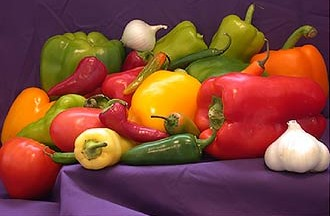
//> input picture Problem Statement/PS1/1506626072472.jpg, 330 x 216 px
$ ./Problem1p2   (built with g++ and OpenCV 4)
//> lines starting //> are read from the running program, lines starting //| are printed output that depends on the picture
#include "opencv2/highgui/highgui.hpp"
#include "opencv2/imgproc/imgproc.hpp"
#include <iostream>
#include <stdio.h>
#include <limits.h>

using namespace std;
using namespace cv;


int main()
{
	srand(time(NULL));
	int i,j,k,l,c=1,a[9],d,min,b[9],e,temp,min1;
	Mat img=imread("1506626072472.jpg", 1 );
//> img is the input picture: 216 rows x 330 cols, CV_8UC3; mean B, G, R 56, 71.7, 129.5
	Mat img1=img.clone();
	Mat img2(img.rows,img.cols,CV_8UC3,Scalar(0,0,0));
	Mat img3(img.rows/3,img.cols/3,CV_8UC3,Scalar(0,0,0));
	Mat img4(img.rows,img.cols,CV_8UC3,Scalar(0,0,0));

	for(l=0;l<9;l++)
		{
			a[l]=0;
		}

	for(i=0;i<img.rows/3;i++)
	{
		for(j=0;j<img.cols/3;j++)
		{
			img2.at<Vec3b>(i,j)[0]=img1.at<Vec3b>(i,j)[0];
			img2.at<Vec3b>(i,j)[1]=img1.at<Vec3b>(i,j)[1];
			img2.at<Vec3b>(i,j)[2]=img1.at<Vec3b>(i,j)[2];
			img4.at<Vec3b>(i,j)[0]=img1.at<Vec3b>(i,j)[0];
			img4.at<Vec3b>(i,j)[1]=img1.at<Vec3b>(i,j)[1];
			img4.at<Vec3b>(i,j)[2]=img1.at<Vec3b>(i,j)[2];
		}
	}
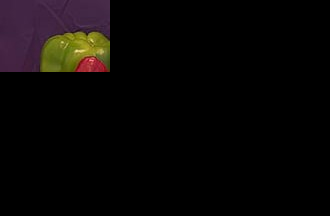
//> img2: 216 rows x 330 cols, CV_8UC3; mean B, G, R 6.1, 6.6, 9.3

	a[0]=1;
	while(1)
	{
		k=rand()%9;
		if(a[k]!=1)
		{
			a[k]=1;
			for(i=0;i<img.rows/3;i++)
			{
				for(j=0;j<img.cols/3;j++)
				{
					img2.at<Vec3b>(((c/3)*img.rows/3)+i,((c%3)*img.cols/3)+j)[0]=img1.at<Vec3b>(((k/3)*img.rows/3)+i,((k%3)*img.cols/3)+j)[0];
					img2.at<Vec3b>(((c/3)*img.rows/3)+i,((c%3)*img.cols/3)+j)[1]=img1.at<Vec3b>(((k/3)*img.rows/3)+i,((k%3)*img.cols/3)+j)[1];
					img2.at<Vec3b>(((c/3)*img.rows/3)+i,((c%3)*img.cols/3)+j)[2]=img1.at<Vec3b>(((k/3)*img.rows/3)+i,((k%3)*img.cols/3)+j)[2];
				}
			}
			c++;
		}
		if(c==9)
		{
			break;
		}
	}
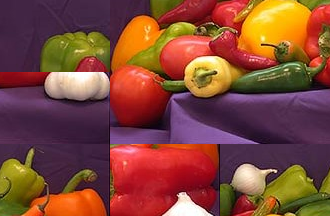
//> img2: 216 rows x 330 cols, CV_8UC3; mean B, G, R 56, 71.7, 129.5
//> after the loop, c = 9

	c=0;
	while(1)
	{
		for(k=1;k<9;k++)
		{
			d=0;e=0;
			for(i=0;i<img.rows/3;i++)
			{
				for(l=0;l<4;l++)
				{
					d+=abs((img4.at<Vec3b>((c/3)*img.rows/3+i,((c+1)%3)*img.cols/3-1)[l])-(img2.at<Vec3b>((k/3)*img.rows/3+i,(k%3)*img.cols/3)[l]));
				}
			}
			a[k]=d;
			for(j=0;j<img.cols/3;j++)
			{
				for(l=0;l<4;l++)
				{
					e+=abs((img4.at<Vec3b>((c/3+1)*img.rows/3-1,((c)%3)*img.cols/3+j)[l])-(img2.at<Vec3b>((k/3)*img.rows/3,(k%3)*img.cols/3+j)[l]));
				}
			}
			b[k]=e;
		}

		min=10000;min1=10000;
		for(i=1;i<9;i++)
		{
			if(a[i]<min)
			{
				min=a[i];
				k=i;
			}
			if(b[i]<min1)
			{
				min1=b[i];
				l=i;
			}
		}

		for(i=0;i<img.rows/3;i++)
		{
			for(j=0;j<img.cols/3;j++)
			{
				for(d=0;d<4;d++)
				{
					if(c!=2&&c!=5)
					{
						img4.at<Vec3b>((c/3)*img.rows/3+i,((c+1)%3)*img.cols/3+j)[d]=img2.at<Vec3b>((k/3)*img.rows/3+i,((k)%3)*img.cols/3+j)[d];
					}
					if(c!=6&&c!=7)
					{
						img4.at<Vec3b>((c/3+1)*img.rows/3+i,((c)%3)*img.cols/3+j)[d]=img2.at<Vec3b>((l/3)*img.rows/3+i,((l)%3)*img.cols/3+j)[d];
					}
				}
			}
		}
		c++;
		if(c==8)
		{
			break;
		}
	}
//> this loop made 8 passes
//> (d, e, k) on passes 1 to 8: (4079, 13499, 8), (7075, 26264, 6), (10819, 29969, 1), (18802, 29979, 2), (11634, 21324, 7), (10366, 47535, 1), (15848, 21743, 5), (12191, 17454, 3)
//> after the loop, d = 4; e = 17454; a = [1, 9628, 18000, 571, 10591, 13973, 14601, 15961, 12191]; b = [0, 24821, 35693, 56683, 29825, 28449, 17474, 32987, 17454]; min = 571; min1 = 10000; k = 3; l = 4; c = 8

	namedWindow("win",WINDOW_AUTOSIZE);
	imshow("win",img);
	waitKey(0);
	imshow("win",img2);
	waitKey(0);
	imshow("win",img4);
	waitKey(0);
	return 0;
}
